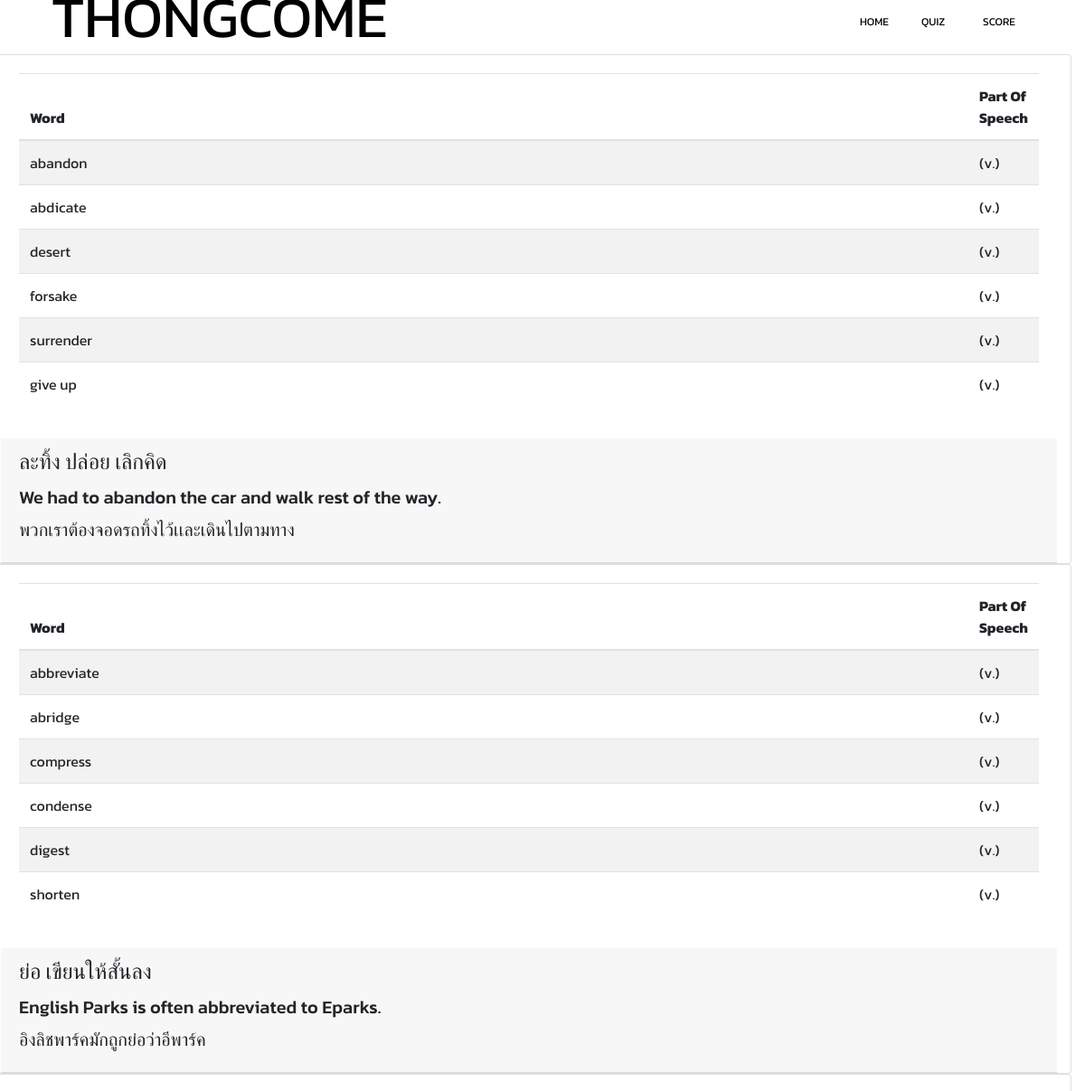
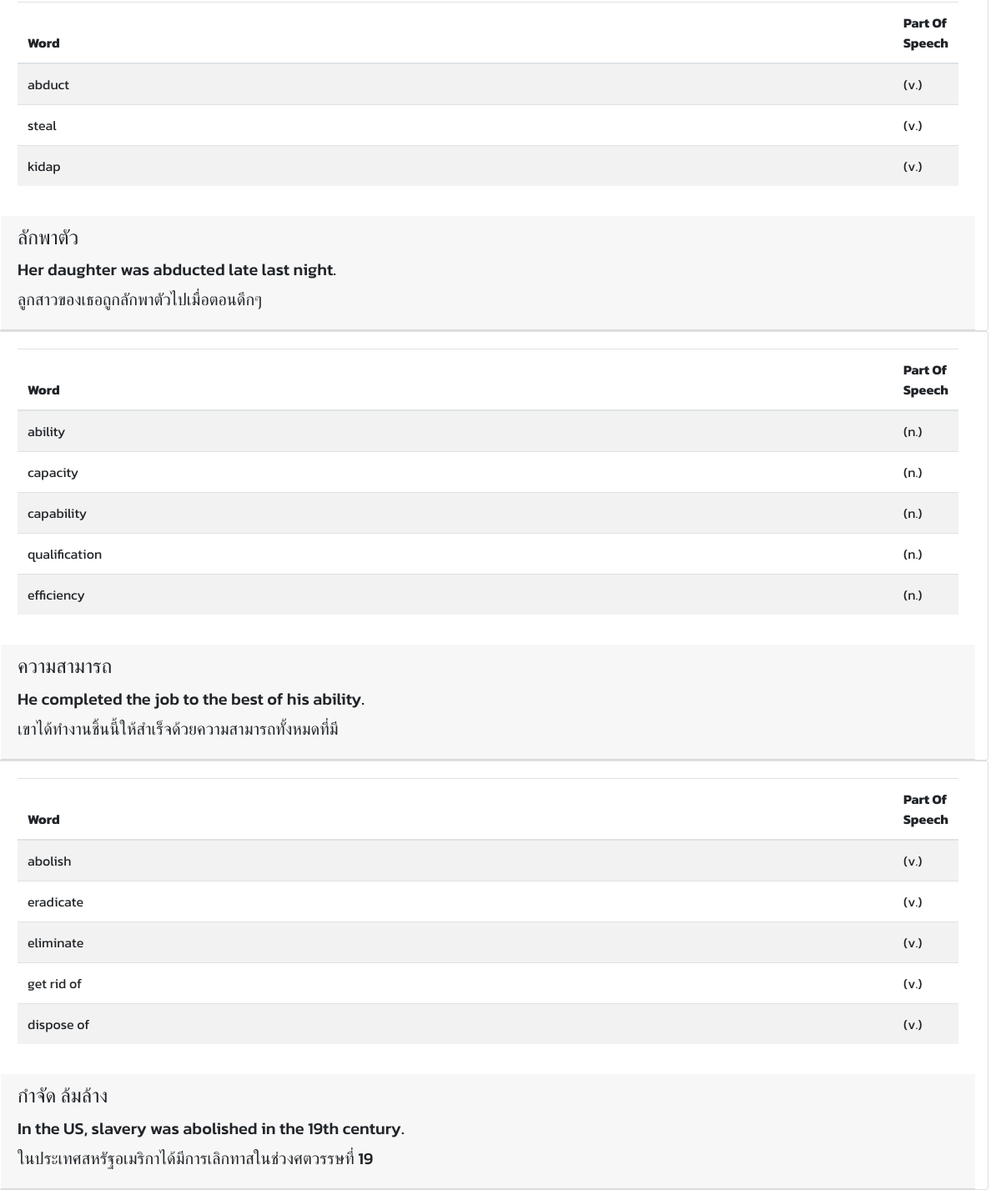
Screenshot of /teeboi/word.php with the database file from the repository (2 pictures, top to bottom).
### tables this page shows
CREATE TABLE `synonym` (
  `id` int(11) NOT NULL,
  `meaning` varchar(255) DEFAULT NULL,
  `sen_eng` text DEFAULT NULL,
  `sen_thai` text DEFAULT NULL
);

CREATE TABLE `word` (
  `id` int(11) NOT NULL,
  `word` varchar(255) DEFAULT NULL,
  `part_of_speech` varchar(255) DEFAULT NULL,
  `synonym_id` int(11) DEFAULT NULL
);

### teeboi/word.php (the view)
<?php
include_once("header.php");
include_once("assets/engine/connect.php");
?>
<div class="row">
    <?php
    $page = 1;
    $limit = 5;
    $offset = ($page-1)*$limit;
    $result = $conn->query("SELECT * FROM `synonym` LIMIT $offset, $limit");
    foreach ($result as $row) {
        $temp = $conn->query("SELECT * FROM `word` WHERE `synonym_id` = " . $row['id']);
    ?>
        <div class="card col-12">
            <div class="card-body">
                <table class="table table-striped">
                    <thead>
                        <tr>
                            <th scope="col">Word</th>
                            <th scope="col">Part Of Speech</th>
                        </tr>
                    </thead>
                    <tbody>
                        <?php
                        foreach ($temp as $row2) {
                        ?>
                            <tr>
                                <td><?php echo $row2['word']; ?></td>
                                <td><?php echo $row2['part_of_speech']; ?></td>
                            </tr>
                        <?php
                        }
                        ?>
                    </tbody>
                </table>
            </div>
            <div class="card-header">
                <h4 class="card-title"><?php echo $row['meaning']; ?></h5>
                    <h5 class="card-title"><?php echo $row['sen_eng']; ?>
                </h4>
                <h5 class="card-title"><?php echo $row['sen_thai']; ?></h4>
            </div>
        </div>
    <?php
    }
    ?>
</div>

### teeboi/header.php (shortened to what this page needs)
<!DOCTYPE html>
<html lang="en">
<head>
    <link rel="stylesheet" href="assets/css/quiz.css">
    <link rel="stylesheet" href="assets/css/main.css">
    <link rel="stylesheet" href="https://cdn.jsdelivr.net/npm/bootstrap-select@1.13.14/dist/css/bootstrap-select.min.css">
    <link rel="stylesheet" href="https://cdn.jsdelivr.net/npm/bootstrap@4.3.1/dist/css/bootstrap.min.css">
</head>
<header>
    <div class="container">
        <nav>
            <div class="logo">
                <p>THONGCOME</p>
            </div>
            <ul>
                <li><a href="index.php">HOME</a></li>
                <li><a href="quiz.php">QUIZ</a></li>
                <li><a href="#">SCORE</a></li>
            </ul>
        </nav>
    </div>
</header>

### teeboi/assets/css/quiz.css (style rules this page uses)
* { margin: 0; padding: 0; box-sizing: border-box; font-family: 'Kanit', sans-serif; }
.container { margin: 0 auto; margin-bottom: 23px; margin-top: 24px; }
.container nav { height: 60px; display: flex; justify-content: space-between; align-items: center; margin-right: 1%; }
.container nav ul { text-align: top; display: flex; list-style: none; }
.container nav ul li { margin-right: 10px; }
.container nav ul li a { text-decoration: none; color: black; border-radius: 120px; border-bottom: 10px; font-size: 12px; -webkit-border-radius: 120px; -moz-border-radius: 120px; -ms-border-radius: 120px; -o-border-radius: 120px; }
.container nav .logo p { margin-top: 38px; margin-left: 1vw; margin-bottom: 61px; text-align: left; color: black; font-size: 64px; text-decoration: none; }

### teeboi/assets/css/main.css (style rules this page uses)
* { margin: 0; padding: 0; box-sizing: border-box; font-family: 'Kanit', sans-serif; width: 100%; }
.container { max-width: 1440px; margin: 0 auto; }
nav { height: 138px; display: flex; justify-content: space-between; align-items: center; }
nav ul { display: flex; list-style: none; width: 250px; }
nav ul li { margin-right: 60px; }
nav ul li a { text-decoration: none; color: black; border-radius: 10px; border-bottom: 100px; font-size: 20px; }
.logo { text-align: left; }

### rows the page displays
synonym: meaning "ละทิ้ง ปล่อย เลิกคิด", sen_eng "We had to abandon the car and walk rest of the way.", sen_thai "พวกเราต้องจอดรถทิ้งไว้เเละเดินไปตามทาง"
word: word "abandon", part_of_speech "(v.)"
word: word "abdicate", part_of_speech "(v.)"
word: word "desert", part_of_speech "(v.)"
word: word "forsake", part_of_speech "(v.)"
word: word "surrender", part_of_speech "(v.)"
word: word "give up", part_of_speech "(v.)"
synonym: meaning "ย่อ เขียนให้สั้นลง", sen_eng "English Parks is often abbreviated to Eparks.", sen_thai "อิงลิชพาร์คมักถูกย่อว่าอีพาร์ค"
word: word "abbreviate", part_of_speech "(v.)"
word: word "abridge", part_of_speech "(v.)"
word: word "compress", part_of_speech "(v.)"
word: word "condense", part_of_speech "(v.)"
word: word "digest", part_of_speech "(v.)"
word: word "shorten", part_of_speech "(v.)"
synonym: meaning "ลักพาตัว", sen_eng "Her daughter was abducted late last night.", sen_thai "ลูกสาวของเธอถูกลักพาตัวไปเมื่อตอนดึกๆ"
word: word "abduct", part_of_speech "(v.)"
word: word "steal", part_of_speech "(v.)"
word: word "kidap", part_of_speech "(v.)"
synonym: meaning "ความสามารถ", sen_eng "He completed the job to the best of his ability.", sen_thai "เขาได้ทำงานชิ้นนี้ให้สำเร็จด้วยความสามารถทั้งหมดที่มี"
word: word "ability", part_of_speech "(n.)"
word: word "capacity", part_of_speech "(n.)"
word: word "capability", part_of_speech "(n.)"
word: word "qualification", part_of_speech "(n.)"
word: word "efficiency", part_of_speech "(n.)"
synonym: meaning "กำจัด ล้มล้าง", sen_eng "In the US, slavery was abolished in the 19th century.", sen_thai "ในประเทศสหรัฐอเมริกาได้มีการเลิกทาสในช่วงศตวรรษที่ 19"
word: word "abolish", part_of_speech "(v.)"
word: word "eradicate", part_of_speech "(v.)"
word: word "eliminate", part_of_speech "(v.)"
word: word "get rid of", part_of_speech "(v.)"
word: word "dispose of", part_of_speech "(v.)"
